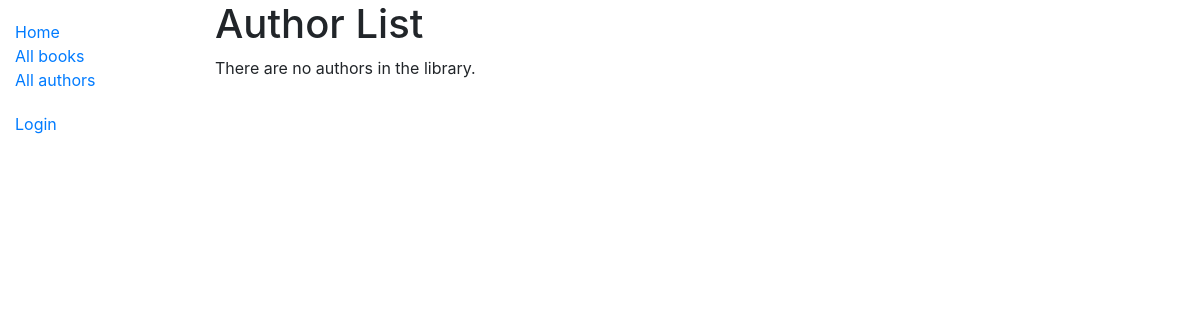
The app's page /catalog/authors/, older data.
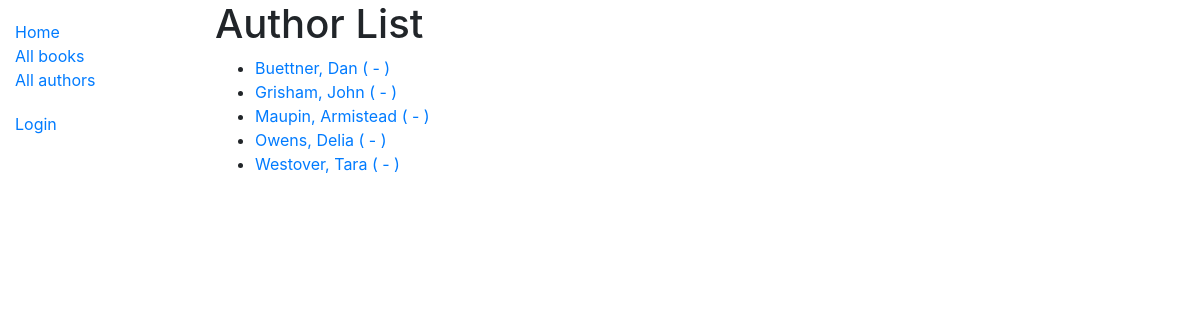
The same page, newer data.
### catalog/models.py (models this page shows, shortened)
class Author(models.Model):
    first_name = models.CharField('名', max_length=100)
    last_name = models.CharField('姓', max_length=100)
    date_of_birth = models.DateField('出生日期', null=True, blank=True)
    date_of_death = models.DateField('死亡日期', null=True, blank=True)
    class Meta:
        ordering = ['last_name', 'first_name']
        verbose_name = '作者'
        verbose_name_plural = verbose_name
    def __str__(self):
        return "%s, %s" % (self.last_name, self.first_name)

### catalog/views.py (the view)
# urls.py: path('authors/', views.AuthorListView.as_view(), name='authors'),
class AuthorListView(generic.ListView):
    model = Author
    paginate_by = 5

### catalog/templates/catalog/author_list.html (shortened to what this page needs)
{% extends "base_generic.html" %}
{% block content %}
  <h1>Author List</h1>
  {% if author_list %}
  <ul>
    {% for author in author_list %}
      <li>
        <a href="{% url 'catalog:author-detail' author.pk %}">{{ author }} ( - )</a>
      </li>
    {% endfor %}
  </ul>
  {% else %}
    <p>There are no authors in the library.</p>
  {% endif %}
{% endblock %}

Row changes from the older to the newer data that the page shows:
added Author: last_name+first_name "Buettner, Dan"
added Author: last_name+first_name "Grisham, John"
added Author: last_name+first_name "Maupin, Armistead"
added Author: last_name+first_name "Owens, Delia"
added Author: last_name+first_name "Westover, Tara"
Text that changed along with them:
text no longer shown: "There are no authors in the library."
